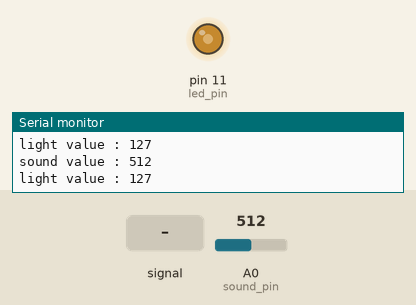
The sketch below on a simulated Arduino Uno, built with avr-gcc and run on an emulated ATmega328P. Shown: output pins drawn as LEDs (lit = HIGH), the last lines printed to the serial monitor. The inputs (shaded band) are chosen by the test bench; at power-on: A0 (sound_pin) = 512.

Above: at 1.2 s.
1.3 s: A0 (sound_pin) fed a 200 Hz sine of ±81 counts around its level
At 1.56 s:
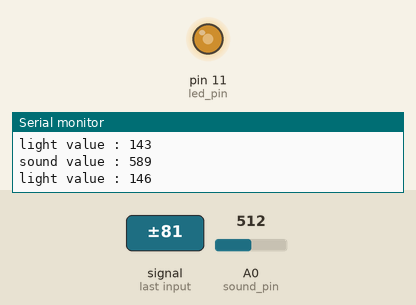
4.3 s: A0 (sound_pin) set to 900
5.8 s: A0 (sound_pin) set to 122
At 6.8 s:
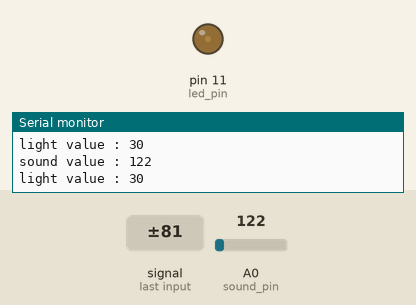
7.3 s: A0 (sound_pin) set to 109
At 8.4 s:
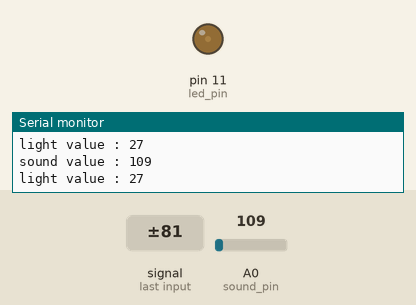
10.3 s: A0 (sound_pin) set to 95
At 11.4 s:
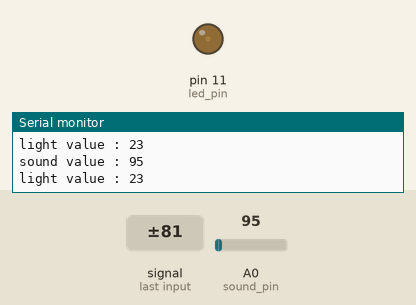
13.3 s: A0 (sound_pin) set to 0
At 14.4 s:
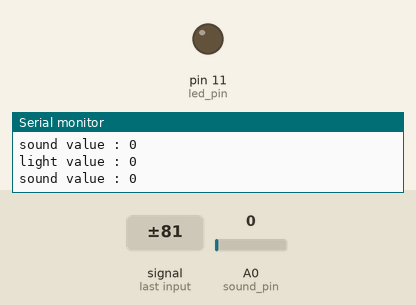
Timing chart, 0 to 15.8 s (numbered marks = the images above; inputs shaded):
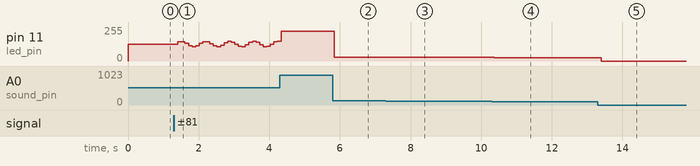

The sketch:

sound_led_181207.ino
```cpp
int sound_pin = A0;
int led_pin = 11;

void setup() {
  // put your setup code here, to run once:
  Serial.begin(9600);
  pinMode(led_pin, OUTPUT);
}

void loop() {
  // put your main code here, to run repeatedly:
  int sound_value = analogRead(sound_pin);
  int light_value = map(sound_value, 0, 1023, 0, 255);

  Serial.print("sound value : " );
  Serial.println(sound_value);

  Serial.print("light value : " );
  Serial.println(light_value);

  analogWrite(led_pin, light_value);
  delay(100);

}
```

Measured:
- after the input at 1.3 s, pin 11 (led_pin): 127/255 → 143/255 after 0.11 s, → 146/255 0.10 s later, → 134/255 0.10 s later, → 116/255 0.10 s later, … (29 changes in this stretch)
- after the input at 5.8 s, pin 11 (led_pin): 224/255 → 30/255 at once
- after the input at 7.3 s, pin 11 (led_pin): 30/255 → 27/255 after 0.05 s
- after the input at 10.3 s, pin 11 (led_pin): 27/255 → 23/255 after 0.08 s
- after the input at 13.3 s, pin 11 (led_pin): 23/255 → 0/255 after 0.09 s
